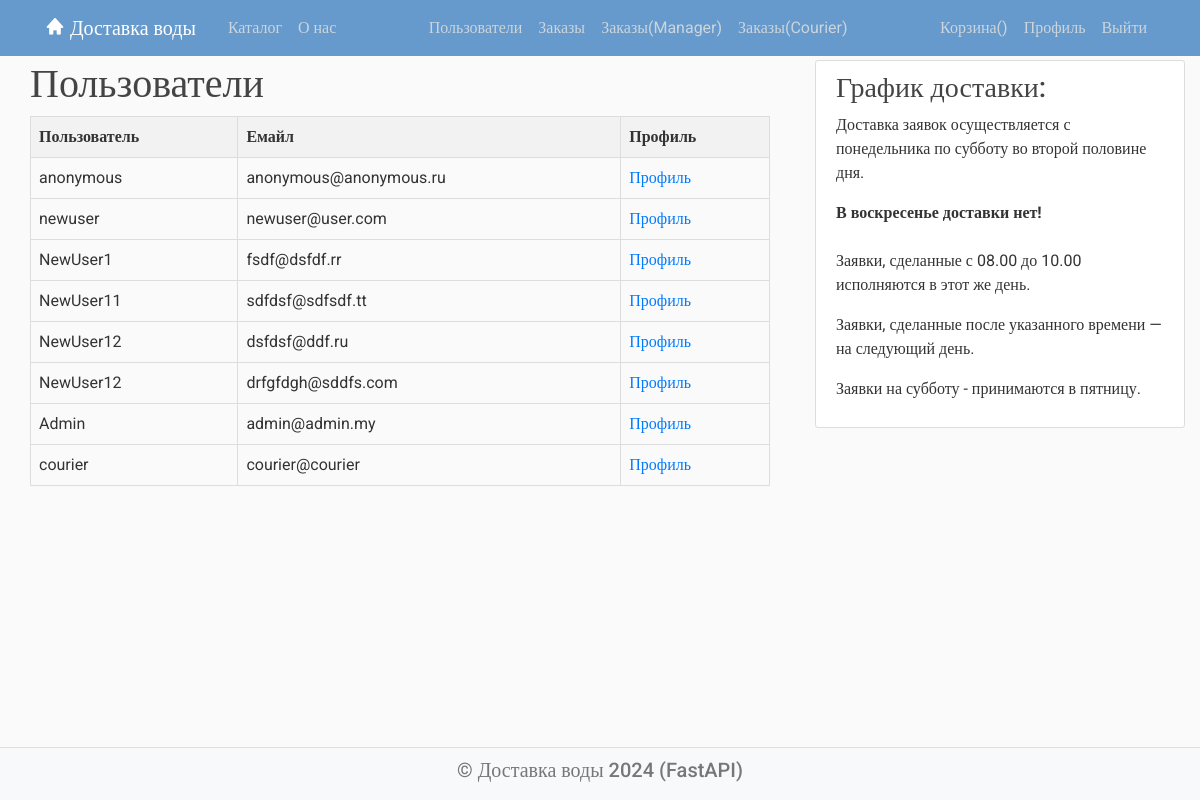
Page /user/ (signed in) on the earlier database version.
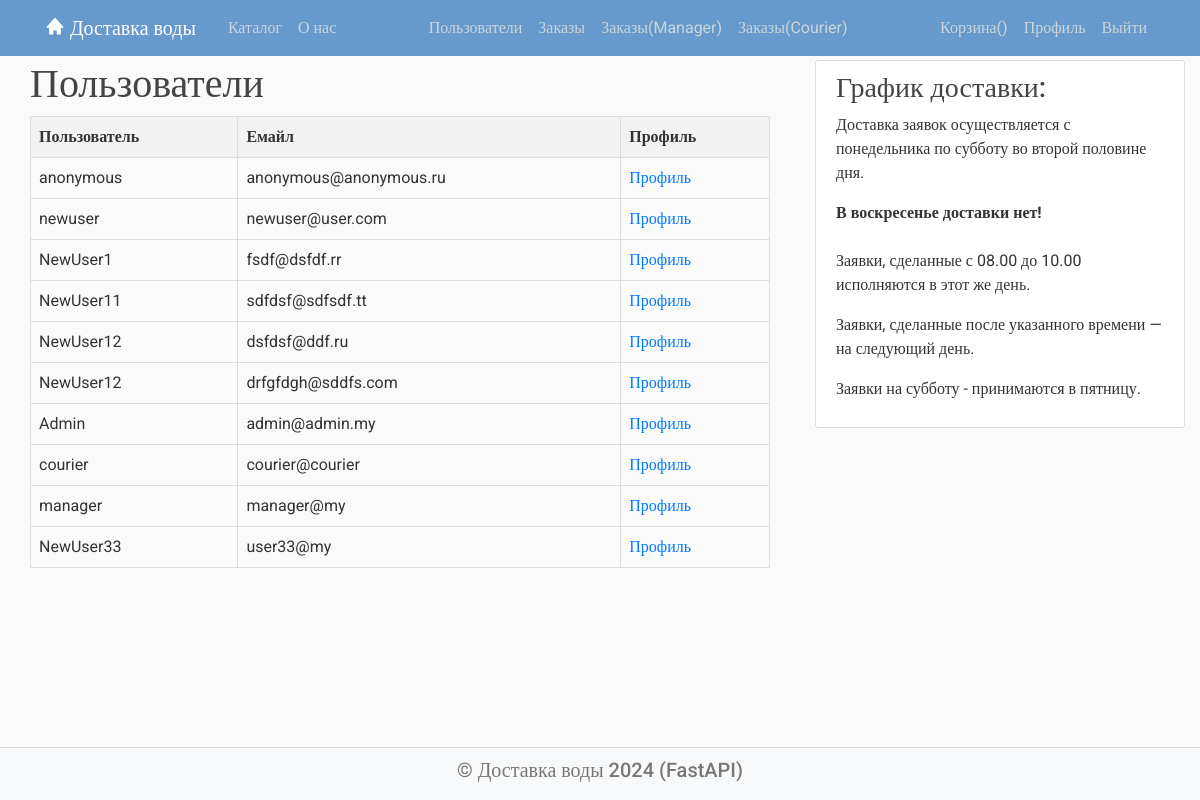
Same page on the later database version.
### models/user.py (models this page shows, shortened)
class User(Base):
    __tablename__ = 'users'
    id = Column(Integer, primary_key=True, index=True)
    username = Column(String, nullable=False)
    email = Column(String, unique=True, index=True, nullable=False)
    password = Column(String, nullable=False)  # пароль
    is_active = Column(Boolean, default=True)
    is_admin = Column(Boolean, default=False)
    profile = relationship('Profile', foreign_keys=[Profile.user_id], back_populates='user', uselist=False)  # профиль
    orders = relationship('Order', foreign_keys=[Order.user_id], back_populates='user')
    managed_orders = relationship('Order', foreign_keys=[Order.manager_id], back_populates='manager')
    courier_orders = relationship('Order', foreign_keys=[Order.courier_id], back_populates='courier')

### routers/user.py (the view)
@router.get("/")
async def get_user(request: Request, db: Annotated[Session, Depends(get_db)]):
    user = get_current_user(request, db)
    if user.is_admin:
        users = db.query(User).all()
        context = {
            "request": request,
            "users": users,
            "user": user,
            "title": "Пользователи",
        }
        return templates.TemplateResponse("/users/users.html", context)
    message = f"Вы не администратор"
    if 'messages' not in request.session:
        request.session['messages'] = []
    request.session['messages'].append(message)  # Добавляем сообщение в список
    return RedirectResponse(url=f"/user/profile/{user.id}", status_code=302)

### templates/users/users.html (shortened to what this page needs)
{% extends "main.html" %}
{% block content %}
<div class="container">
    <h1>Пользователи</h1>
    {% if user.is_authenticated() %}
    <table>
        <thead>
        <tr>
            <th>Пользователь</th>
            <th>Емайл</th>
            <th>Профиль</th>
        </tr>
        </thead>
        <tbody>
        {% for user in users %}
        <tr>
            <td>{{ user.username }}</td>
            <td>{{ user.email }}</td>
            <td><a href="/user/profile/{{ user.id }}">Профиль</a></td>
        </tr>
        {% endfor %}
        </tbody>
    </table>
    {% else %}
    <p>Чтобы работать с пользователями, вам необходимо <a href="/user/login">войти</a>.</p>
    {% endif %}
</div>
{% endblock %}

### templates/main.html (shortened to what this page needs)
<!DOCTYPE html>
<html>
<head>
    <link rel="stylesheet" href="https://maxcdn.bootstrapcdn.com/bootstrap/4.0.0/css/bootstrap.min.css"
>
    <link href='https://unpkg.com/boxicons@2.1.2/css/boxicons.min.css' rel='stylesheet'>
    <link rel="stylesheet" href="/static/styles.css?v=1.0">
</head>
<body>
<header class="site-header">
    <nav class="navbar navbar-expand-md navbar-dark bg-blue fixed-top">
        <div class="container">
            <a class="navbar-brand mr-4" href="/"><i class='bx bxs-home bx-tada-hover'></i>
                Доставка воды</a>
            <div class="collapse navbar-collapse" id="navbarToggle">
                <div class="navbar-nav mr-auto">
                    <a class="nav-item nav-link" href="/spr/products">Каталог</a>
                    <a class="nav-item nav-link" href="/about">О нас</a>
                </div>
                <div class="navbar-nav mr-auto">
                    {% if user.is_authenticated() %}
                        <a class="nav-item nav-link" href="/user">Пользователи</a>
                        <a class="nav-item nav-link" href="/order/list">Заказы</a>
                        <a class="nav-item nav-link" href="/order/manager">Заказы(Manager)</a>
                        <a class="nav-item nav-link" href="/order/courier">Заказы(Courier)</a>
                    {% endif %}
                </div>
                <div class="navbar-nav">
                    <a class="nav-item nav-link" href="/cart">
                        Корзина()
                    </a>
                    {% if user.is_authenticated() %}
                    <a class="nav-item nav-link" href="/user/profile/{{ user.id }}">Профиль</a>
                        <a class="nav-item nav-link" href="/user/logout">Выйти</a>
                    {% else %}
                    <a class="nav-item nav-link" href="/user/login">Вход</a>
                    <a class="nav-item nav-link" href="/user/register">Регистрация</a>
                    {% endif %}
                </div>
            </div>
        </div>
    </nav>
</header>
<main role="main" class="content container-fluid">
    <div class="row">
        <div class="col-12 col-md-8">
            {% block content %}{% endblock %}
        </div>
        {% if title != "Заказы" %}
        <div class="col-12 col-md-4">
            <div class="content-section">
                <h3>График доставки:</h3>
                <p>Доставка заявок осуществляется с понедельника по субботу во второй половине дня. </p>
                <strong>В воскресенье доставки нет! </strong>
                <br><br>
                <p>Заявки, сделанные с 08.00 до 10.00 исполняются в этот же день. <br></p>
                <p>Заявки, сделанные после указанного времени — на следующий день. <br></p>
                <p>Заявки на субботу - принимаются в пятницу.</p>
            </div>
        </div>
        {% endif %}
    </div>
</main>
<footer class="text-center bg-grey">
    <h5><a href="/">© Доставка воды 2024 (FastAPI)</a></h5>
</footer>
</body>
</html>

### static/styles.css (style rules this page uses)
body { margin:0; padding:0; background: #fafafa; color: #333333; margin-top: 5rem; font-family:Roboto; }
h1, h2, h3, h4, h5, h6 { color: #444444; }
.bg-blue { background-color: #6699cc; }
.site-header .navbar-nav .nav-link { color: #cbd5db; }
.content-section { background: #ffffff; padding: 10px 20px; border: 1px solid #dddddd; border-radius: 3px; margin-bottom: 20px; }
footer { position: sticky!important; top: 100%; padding-top:25px; padding-bottom:25px; border-top:1px solid #ddd; }
footer a { color:#777 }

### templates/main.html (style rules this page uses)
body { display: flex; flex-direction: column; min-height: 100vh; margin: 0; }
.content { flex: 1; padding-top: 60px; }
footer { background: #f8f9fa; text-align: center; padding: 10px 0; }

### templates/users/users.html (style rules this page uses)
table { width: 100%; border-collapse: collapse; }
th, td { border: 1px solid #ddd; padding: 8px; text-align: left; white-space: nowrap; }
th { background-color: #f2f2f2; }

Differences in the rows shown:
added User: username "manager", email "manager@my"
added User: username "NewUser33", email "user33@my"
